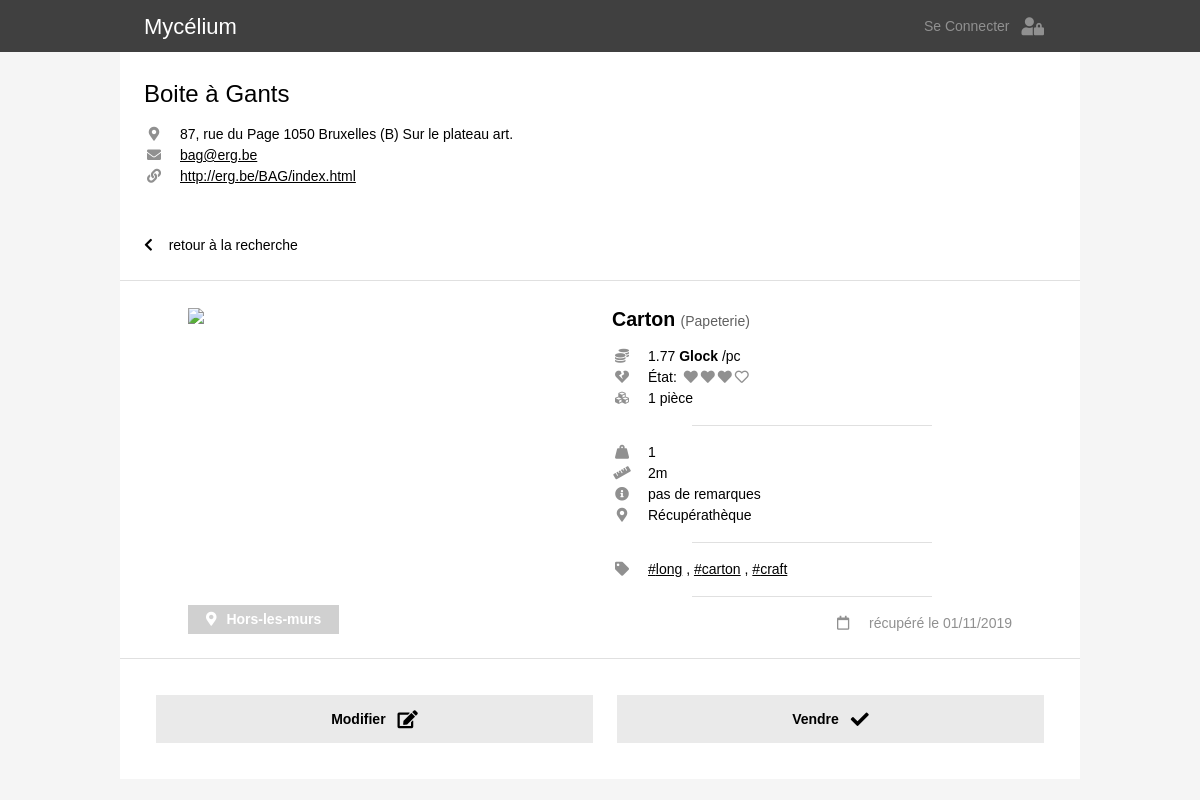
The page /item_page.php?r=bag&id=22 on the database its author committed.
### tables this page shows
CREATE TABLE IF NOT EXISTS `recuperatheques` (
  `ID` int(11) NOT NULL AUTO_INCREMENT,
  `nom` varchar(255) NOT NULL,
  `adresse` varchar(255) NOT NULL,
  `monnaie` varchar(8) NOT NULL,
  `telephone` varchar(16) NOT NULL,
  `mdp` varchar(255) NOT NULL,
  `site` varchar(255) NOT NULL,
  `pseudo` varchar(16) NOT NULL,
  `mail` varchar(255) NOT NULL,
  `date_creation` date DEFAULT NULL,
  PRIMARY KEY (`ID`)
);

CREATE TABLE IF NOT EXISTS `bag` (
  `ID` int(11) NOT NULL AUTO_INCREMENT,
  `ID_categorie` int(11) NOT NULL,
  `ID_souscategorie` int(11) NOT NULL,
  `pieces` int(11) NOT NULL,
  `dimensions` varchar(255) NOT NULL,
  `etat` int(11) NOT NULL,
  `tags` text NOT NULL,
  `remarques` text NOT NULL,
  `date_ajout` datetime NOT NULL DEFAULT CURRENT_TIMESTAMP,
  `poids` float NOT NULL,
  `prix` float NOT NULL,
  `localisation` varchar(255) NOT NULL,
  PRIMARY KEY (`ID`)
);

CREATE TABLE IF NOT EXISTS `souscategorie` (
  `ID` int(11) NOT NULL AUTO_INCREMENT,
  `nom` varchar(255) NOT NULL,
  `ID_categorie` int(11) NOT NULL,
  `unite` varchar(255) NOT NULL,
  `prix` float NOT NULL,
  PRIMARY KEY (`ID`)
);

CREATE TABLE IF NOT EXISTS `categorie` (
  `ID` int(11) NOT NULL AUTO_INCREMENT,
  `nom` varchar(255) NOT NULL,
  `score` int(11) NOT NULL,
  PRIMARY KEY (`ID`)
);

### connection_db.php (called while the page is built, shortened)
<?php
  function link_construct($params, $web_page = 1){
    $getURL = $web_page . '?' . http_build_query(array_merge($_GET, $params));
    return $getURL;
  }
?>

### item_page.php (the view, shortened to what this page needs)
<!DOCTYPE html>
<html lang="en">
<head>
  <link rel="stylesheet" href="css/w3.css">
  <link rel="stylesheet" href="https://use.fontawesome.com/releases/v5.7.0/css/all.css">
  <link rel="stylesheet" href="https://indestructibletype.com/fonts/Jost.css" type="text/css" charset="utf-8" />
  <link rel="stylesheet" href="css/main.css">
  <link rel="stylesheet" href="css/item.css">
  <link rel="stylesheet" href="css/add_form.css">
</head>
<body>
  <?php
  include('connection_db.php')
  ?>
  <?php
    $req = $bdd->prepare(' SELECT pseudo FROM recuperatheques ');
    $req->execute();
    $recuperatheques = array();
    while($item = $req->fetch()){
      array_push($recuperatheques,$item['pseudo']);
    }
    if (isset($_GET['r']) && in_array($_GET['r'], $recuperatheques)){
      $recuperatheque = htmlspecialchars($_GET['r']);
    } else{
      $recuperatheque = null;
    }
  ?>
  <?php
    if (isset($_GET['id'])){
      $id = htmlspecialchars($_GET['id']);
    } else{
      $id = 0;
    }
  ?>
  <?php
  include('header.php');
  ?>
  <div class="quasi-fullwidth space-header">
    <?php
      if($recuperatheque){
        $req = $bdd->prepare(' SELECT * FROM recuperatheques WHERE pseudo = :recuperatheque ');
        $req->bindValue(':recuperatheque', $recuperatheque , PDO::PARAM_STR);
        $req->execute();
        $recup_info = $req->fetch();
        include("recuperatheque_info.php");
    ?>
    <div class="container border-bottom back-link-container">
      <a onclick="back_link()" ><i class="fas fa-chevron-left"></i> retour à la recherche </a>
    </div>
    <div class="item-single-container">
      <?php
        $req = $bdd->prepare('  SELECT
                                c.ID AS ID_item, c.ID_categorie, c.ID_souscategorie, c.pieces AS pieces, c.dimensions AS dimensions, c.etat AS etat, c.tags AS tags, c.prix AS prix, c.poids AS poids, c.remarques AS remarques, c.localisation AS localisation,
                                c.date_ajout AS date_ajout, DATE_FORMAT(c.date_ajout, \'%d/%m/%Y\') AS date_ajout_fr,
                                cat.ID, cat.nom AS categorie,
                                sscat.ID AS sscatID, sscat.ID_categorie, sscat.unite AS unitesscat, sscat.prix AS prixsscat, sscat.nom AS sous_categorie
                                FROM ' . $recuperatheque . ' c
                                INNER JOIN categorie cat ON c.ID_categorie=cat.ID
                                INNER JOIN souscategorie sscat ON c.ID_souscategorie=sscat.ID
                                WHERE c.id=:id');
        $req->bindValue(':id', $id, PDO::PARAM_INT);
        $req->execute();
      ?>
      <?php
        if ($req->rowCount() > 0) {
          $item = $req->fetch();
          include('item.php'); ?>
          <?php
        }
        else{
          echo '<h3 class="erreur"> Cet objet n\'existe pas </h3>';
          $item=0;
        }
      ?>
    </div>
    <div class="container border-top item-buttons-container">
      <button class="button-flex item-button" onclick="window.location.href = 'edit_form.php?id=<?php echo $id;?>';">
        <div class="button-title">Modifier</div>
        <i class='button-icon w3-large fas fa-edit'></i>
      </button>
      <button class="button-flex item-button" onclick="document.getElementById('modal_sell').style.display='block'">
        <div class="button-title">Vendre</div>
        <i class='button-icon w3-large fas fa-check'></i>
      </button>
    </div>
    <?php
    }
    else {
      echo '<h3 class="erreur"> Pas de récupérathèque valide </h3>';
    }
    ?>
  </div>
</body>
</html>

### recuperatheque_info.php (shortened to what this page needs)
<div class="container recuperatheque">
    <h3> <?php echo $recup_info['nom'] ;?> </h3>
    <div class="recuperatheque-info">
      <?php if ($recup_info['adresse']){ ?>
        <div class="item-info-line">
          <i class="fas fa-map-marker-alt item-icon"></i>
          <div class="item-info"> <?php echo $recup_info['adresse'];?> </div>
        </div>
        <?php
        }
      ?>
      <?php if ($recup_info['mail']){ ?>
        <div class="item-info-line">
          <i class="fas fa-envelope item-icon"></i>
          <a class="item-info" href="mailto:<?php echo $recup_info['mail'];?>"> <?php echo $recup_info['mail'];?></a>
        </div>
        <?php
        }
      ?>
      <?php if ($recup_info['site']){ ?>
        <div class="item-info-line">
          <i class="fas fa-link item-icon"></i>
          <a class="item-info" href="<?php echo $recup_info['site'];?>" target="_blank"> <?php echo $recup_info['site'];?></a>
        </div>
      <?php
      }
      ?>
    </div>
</div>

### item.php (shortened to what this page needs)
<?php
  $prix = $item['prix'];
  $piece = "1 pièce";
  $tags = explode(", ",$item['tags']);
  if ($item['dimensions']==''){
    $dimensions='non-disponibles';
  }
  else{
    $dimensions=$item['dimensions'];
  }
  if ($item['remarques']==''){
    $remarques='pas de remarques';
  }
  else{
    $remarques=$item['remarques'];
  }
?>
<div class='item'>
  <div class="item-photo-container">
      <?php
      echo '<img class="item-photo" src="photos/' . $item['ID_item'] . '.jpg" />'
      ?>
      <?php
        if ($item['localisation']){ ?>
            <div class="hors-les-murs"> <i class="fas fa-map-marker-alt"></i> Hors-les-murs </div>
        <?php
        }
      ?>
  </div>
  <div class="item-text-container">
    <div class='item-categorie-container'>
      <?php
      if ($item['sous_categorie']!='Autre'){
        ?>
        <span class="item-souscategorie"> <?php echo $item['sous_categorie']; ?> </span>
        <span class="item-categorie"> (<?php echo $item['categorie']; ?>) </span>
      <?php
      }
      else{
        ?>
        <span class="item-souscategorie"> <?php echo $item['categorie']; ?> </span>
      <?php
      }
      ?>
    </div>
    <div class="item-info-container">
      <div class="item-info-line">
        <i class='fas fa-coins item-icon'></i>
        <div class="item-info"><?php echo $prix; ?> <b><?php echo $recup_info['monnaie'];; ?></b> /pc </div>
      </div>
      <div class="item-info-line">
        <i class='fas fa-heart-broken item-icon'></i>
        <div class="item-info"> État:
          <span class='etat-icon-container'>
          <?php
          for($n = 0; $n < 4; $n++){
            if($item['etat'] > $n){
              echo '<i class="fas fa-heart"></i>' ;
            } else{
              echo '<i class="far fa-heart"></i>' ;
            }
          }
          ?>
          </span>
        </div>
      </div>
      <div class="item-info-line">
        <i class='fas fa-cubes item-icon'></i>
        <div class="item-info"><?php echo $piece; ?></div>
      </div>
    </div>
    <div class="item-info-plus-container">
      <?php
        if ($item['unitesscat']=='kg'){ ?>
          <div class="item-info-line">
            <i class='fas fa-weight-hanging item-icon'></i>
            <div class="item-info"> <?php echo $item['poids']; ?> </div>
          </div>
        <?php
        }
      ?>
      <div class="item-info-line">
        <i class='fas fa-ruler item-icon'></i>
        <div class="item-info"> <?php echo $dimensions; ?> </div>
      </div>
      <div class="item-info-line">
        <i class='fas fa-info-circle item-icon'></i>
        <div class="item-info"> <?php echo $remarques; ?> </div>
      </div>
      <?php
        if ($item['localisation']){ ?>
          <div class="item-info-line">
            <i class="fas fa-map-marker-alt item-icon"></i>
            <div class="item-info"> <?php echo $item['localisation']; ?> </div>
          </div>
        <?php
        }
      ?>
    </div>
    <div class='item-tags-container'>
      <div class="item-info-line">
        <i class='fas fa-tag item-icon'></i>
        <div class="item-info">
          <?php
            for($n = 0; $n < count($tags); $n++){?>
              <a class="item-tag" href= <?php echo link_construct(array('q'=>$tags[$n],'id'=>null, 'page'=>1), 'catalogue.php') ?> >#<?php echo $tags[$n];?></a>
              <?php
              if($n!=count($tags)-1){ echo ', '; }
            }
          ?>
        </div>
      </div>
    </div>
    <div class="item-date-container">
      <div class="item-info-line">
        <i class='far fa-calendar item-icon'></i>
        <div class="item-info">récupéré le <?php echo $item['date_ajout_fr']; ?></div>
      </div>
    </div>
  </div>
</div>

### css/w3.css (style rules this page uses)
*,*:before,*:after { box-sizing:inherit }
html { -ms-text-size-adjust:100%;-webkit-text-size-adjust:100% }
body { margin:0 }
a { background-color:transparent }
b,strong { font-weight:bolder }
img { border-style:none }
button,input,select,textarea,optgroup { font:inherit;margin:0 }
button,input { overflow:visible }
button,select { text-transform:none }
button,[type=button],[type=reset],[type=submit] { -webkit-appearance:button }
html,body { font-family:Verdana,sans-serif;font-size:15px;line-height:1.5 }
html { overflow-x:hidden }
h3 { font-size:24px }
h1,h2,h3,h4,h5,h6 { font-family:"Segoe UI",Arial,sans-serif;font-weight:400;margin:10px 0 }
img { vertical-align:middle }
a { color:inherit }
.w3-large { font-size:18px!important }

### css/main.css (style rules this page uses)
html, body { background: #f5f5f5; margin: 0; font-weight: 400; font-size: 14px; line-height: 1.5; }
html, body, p, h1, h2, h3, h4, h5, h6 { font-family: 'Jost', Helvetica, arial, sans-serif !important; }
*, *:before, *:after { box-sizing: inherit; }
@media (min-width: 993px) { .quasi-fullwidth { margin: 0 auto 0; max-width: 80%; } }
.space-header { margin-top: 52px; }
.container { background: white; text-align: left; padding: 12px 24px; }
.border-top { border-top: 1px solid #E0E0E0; }
.border-bottom { border-bottom: 1px solid #E0E0E0; }
@media (min-width:993px) { .container { padding: 24px; } }
.recuperatheque h3 { margin: 0; }
.recuperatheque-info { display: none; }
@media (min-width: 993px) { .recuperatheque-info { display: block; } }
@media (min-width: 993px) { .recuperatheque h3 { margin: 0 0 12px; } }
button { background-color: #eaeaea; color: black; border: none; text-align: center; text-decoration: none; display: inline-block; padding: 0; margin: 0px; font-weight: bold; font-size: 1rem; position: relative; overflow: hidden; white-space: nowrap; }
.button-flex { height: 48px; display: flex; align-items: center; justify-content: center; padding: 0 12px; }
.button-icon { padding-left: 12px; text-align: center; }

### rows shown on the page
recuperatheques: nom "Boite à Gants", adresse "87, rue du Page 1050 Bruxelles (B) Sur le plateau art.", mail "bag@erg.be", site "http://erg.be/BAG/index.html", monnaie "Glock"
bag: ID_souscategorie.nom "Carton", ID_categorie.nom "Papeterie", prix "1.77", etat 3 (drawn), poids "1", dimensions "2m", remarques "pas de remarques", localisation "Récupérathèque", tags "long", tags "carton", tags "craft"

### other values the page prints
$piece "1 pièce"
$item['date_ajout_fr'] "01/11/2019"
